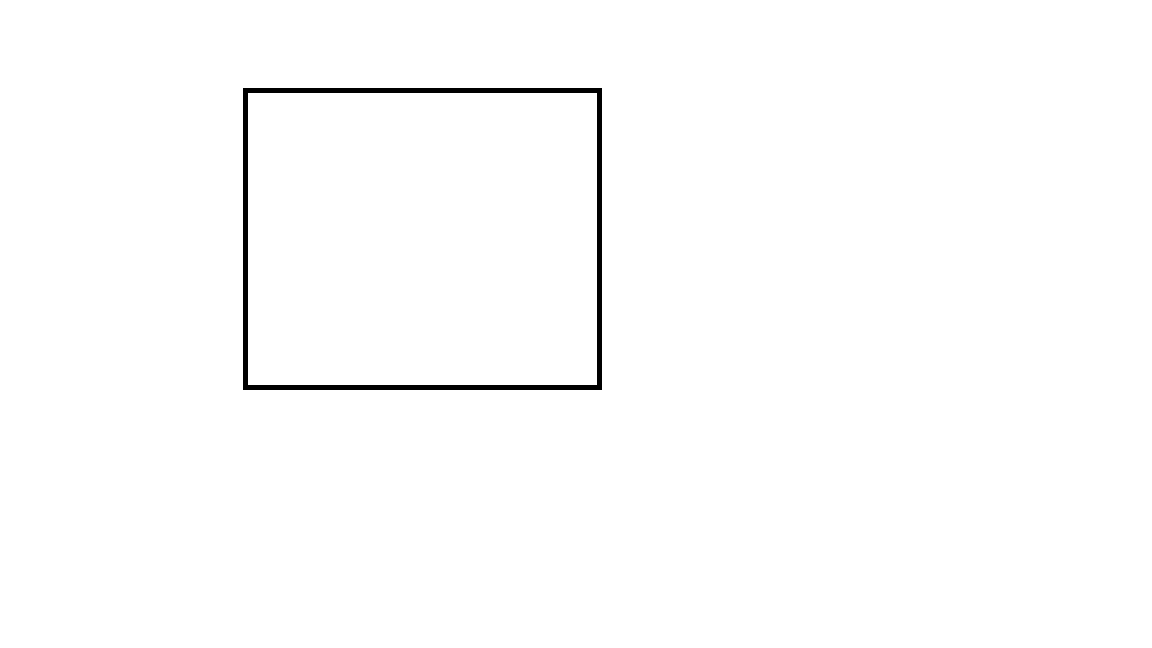
#> input picture test.png, 1152 x 648 px
$ python Main.py   (older library calls are emulated)
#> lines starting #> are read from the running program, lines starting #| are printed output that depends on the picture; after the words box and inside, x2 and y2 are one past the last pixel; in counts of white or black regions, pixels touching at a corner belong together; long printed decimals are rounded
import cv2
import numpy as np

img = "test.png"
squareList = []

image = cv2.imread(img, cv2.IMREAD_COLOR)
#> image is the input picture: shape (648, 1152, 3); 99.1% white; 1 black region, box (x1, y1, x2, y2) and area: (243, 88, 602, 390) 6510
gray = cv2.cvtColor(image, cv2.COLOR_BGR2GRAY)
#> gray: shape (648, 1152); 99.1% white; 1 black region
im2, contours, hierarchy = cv2.findContours(gray, cv2.RETR_TREE, cv2.CHAIN_APPROX_SIMPLE)
#> contours = 3 contours; box (x1, y1, x2, y2) and area: (0, 0, 1152, 648) 744697, (242, 87, 603, 391) 109078, (248, 93, 597, 385) 101268

(screen_h, screen_w) = image.shape[:2] # Gets width and height of screen so that cv2 won't draw a rectangle around the image's frame
#> screen_h = 648; screen_w = 1152

for i in range(len(contours)):
    epsilon = 0.1*cv2.arcLength(contours[i], True)
    shape = cv2.approxPolyDP(contours[i], epsilon, True)

    if len(shape == 4):
        x, y, w, h = cv2.boundingRect(contours[i]) # x is top left (x) coordinate, y is top left (y) coordinate, w is length, h is width
        if ((h != screen_h) or (w != screen_w)):
            squareList.append(contours[i])
#> this loop made 3 passes
#> (epsilon, shape, x, y, w, h) on passes 1 to 3: (359.6, [[0, 0], [0, 647], [1151, 647], [1151, 0]], 0, 0, 1152, 648), (132.4, [[242, 88], [601, 87], [602, 389], [243, 390]], 242, 87, 361, 304), (127.8, [[248, 93], [248, 384], [596, 384], [596, 93]], 248, 93, 349, 292)
#> after the loop, squareList = 2 contours; box (x1, y1, x2, y2) and area: (242, 87, 603, 391) 109078, (248, 93, 597, 385) 101268

x, y, w, h = cv2.boundingRect(squareList[0]) # x is top left (x) coordinate, y is top left (y) coordinate, w is length, h is width
#> x = 242; y = 87; w = 361; h = 304
length = w
#> length = 361
width = h
#> width = 304

cv2.rectangle(image,(x,y),(x+w,y+h),(0,255,0),2)
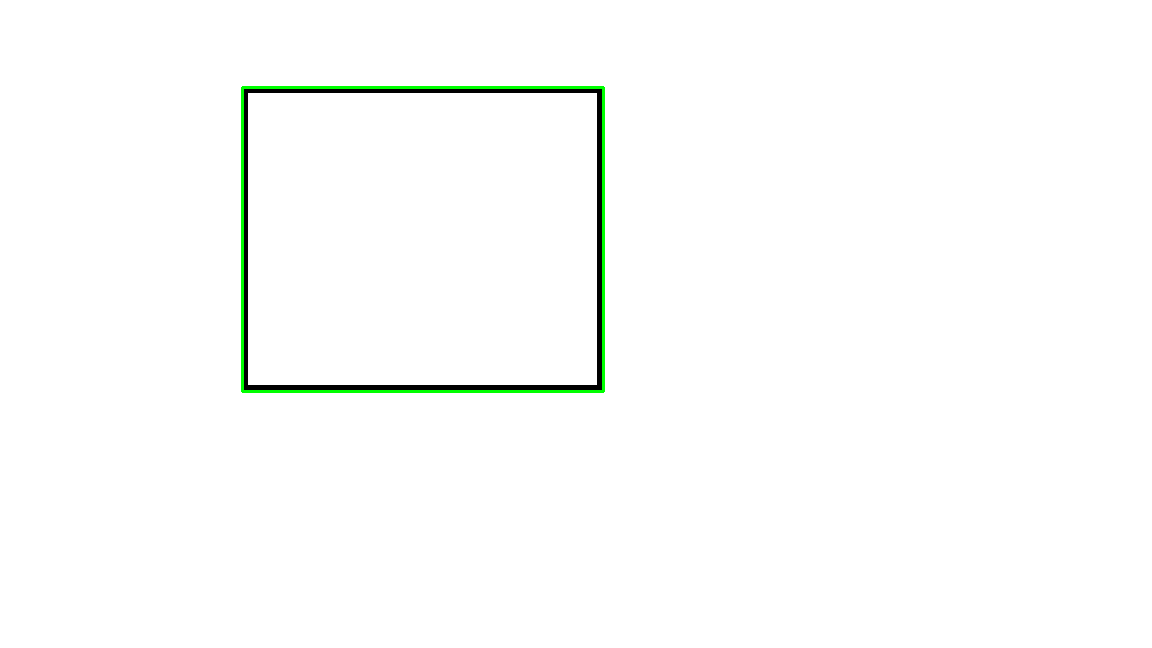
#> image: shape (648, 1152, 3); 0.53% of pixels changed, all inside (x1, y1, x2, y2) = (241, 86, 605, 393)
print("The length is " + str(length/96) + " inches") # windows has 96 dpi by default
#| The length is 3.760 inches
print("The width is " + str(width/96) + " inches")
#| The width is 3.167 inches

cv2.imshow("image", image)
cv2.waitKey()
cv2.destroyAllWindows()
